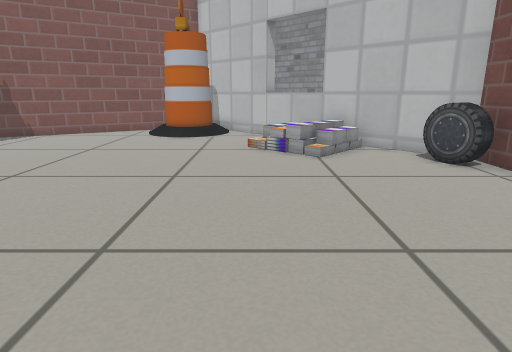
view 1 (above)

16 first-person views from a walk through a robot-simulator world made for Gazebo. The camera is 0.5 m above the floor, tilts 14° down and sees 75° across. Floor lines are 1 m apart. The floor is counted in squares, 0.25 m on a side. Each view is taken from the middle of a square. On the plan, view 1 faces up. The plan holds only what a view shows up to about 18 squares ahead; the rest is blank. The place goes on beyond the plan. Simple patterns stand in for the simulator's built-in surfaces.

view 2
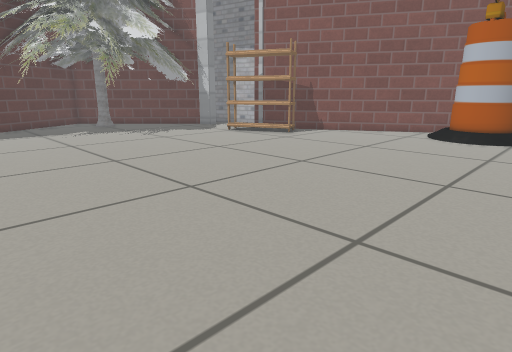

view 3
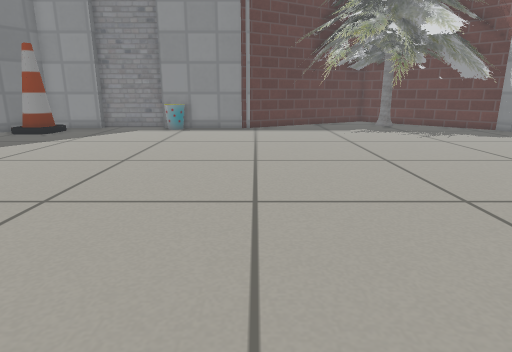

view 4
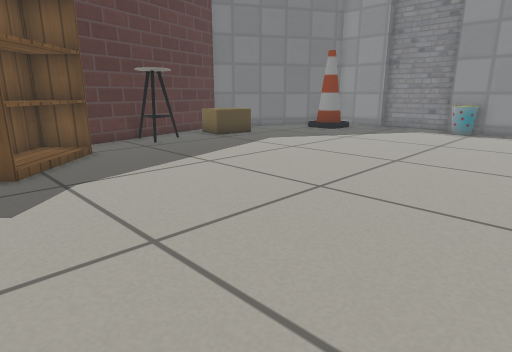

view 5
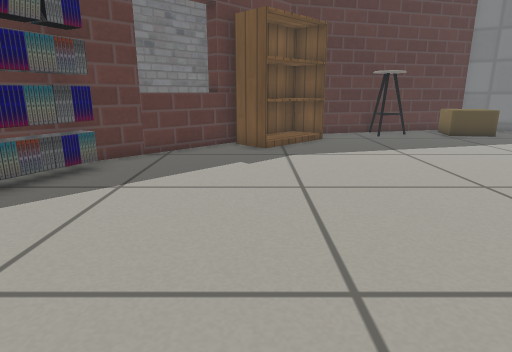

view 6
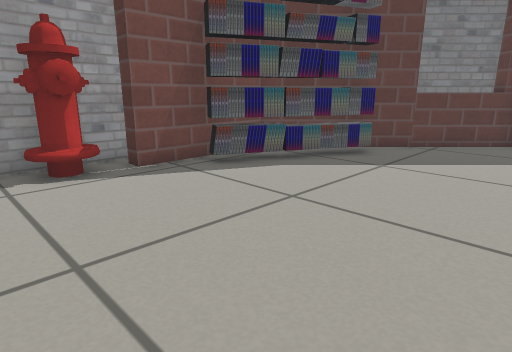

view 7
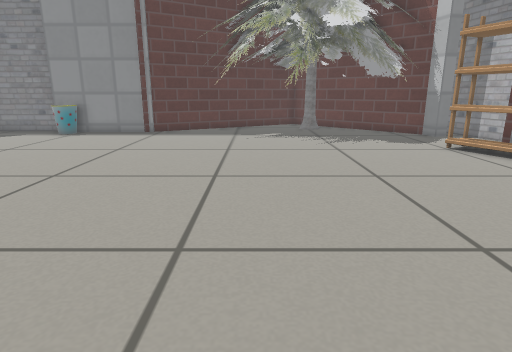

view 8
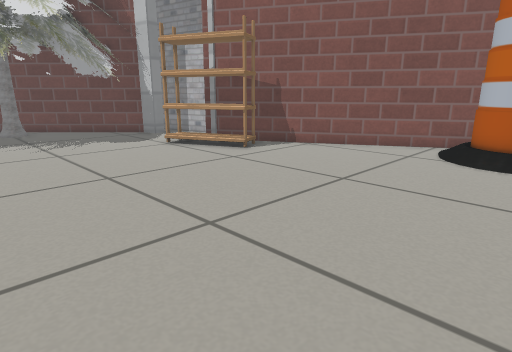

view 9
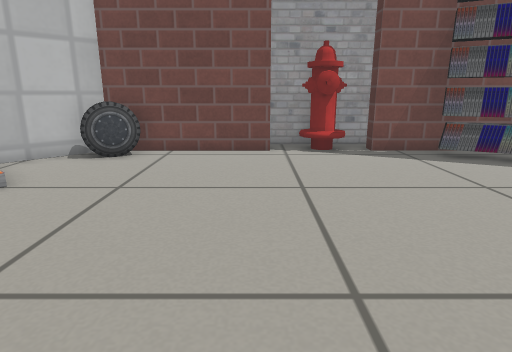

view 10
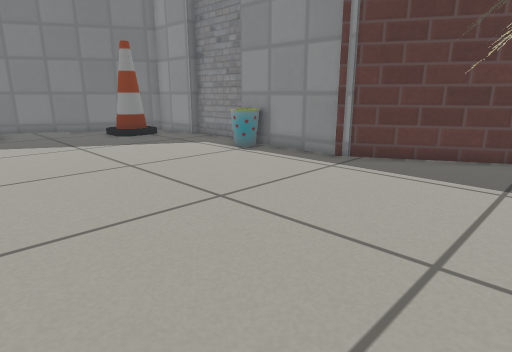

view 11
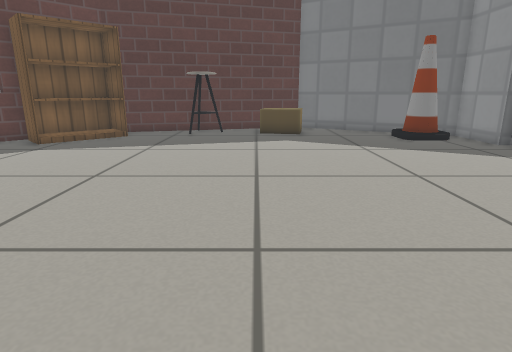

view 12
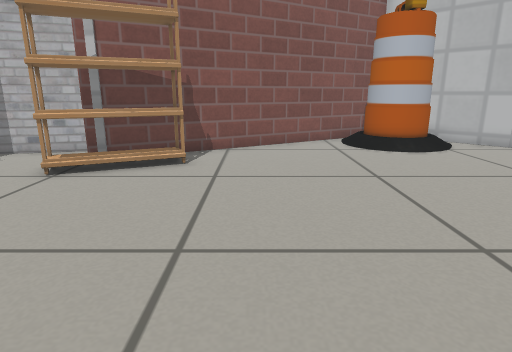

view 13
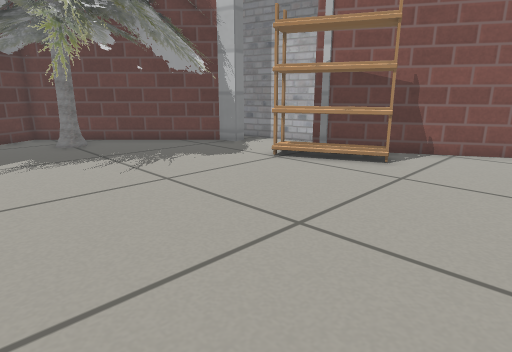

view 14
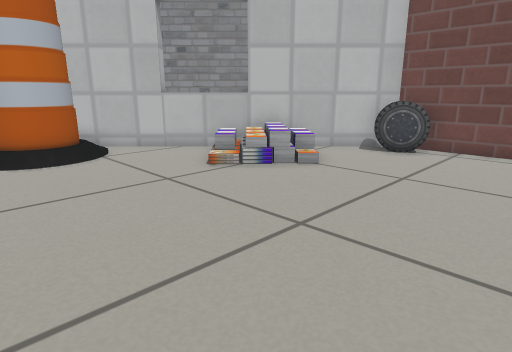

view 15
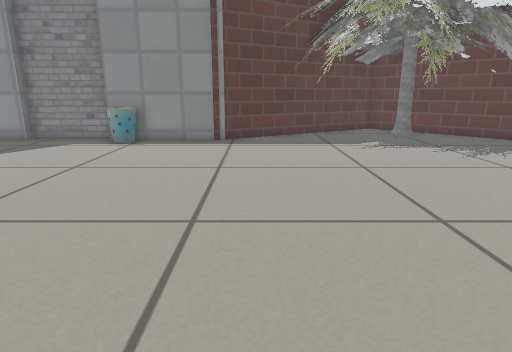

view 16
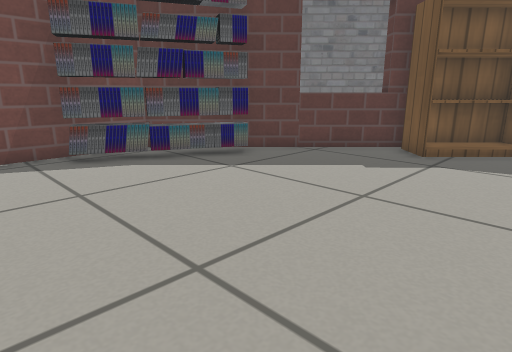

### Floor plan
Key: @ floor where view 1 was taken; # wall or solid block; . main floor; : floor 0.05 m higher than the main floor; + floor 0.2 m higher than the main floor; / step, stairs or slope; D open door; = window, fence, low wall or low ledge; B barrel; K book; C car; R shoe rack; T pine tree; I bin; N cone; S bookshelf; A cardboard box; H chair; F fire hydrant.
Columns run from 22 left of view 1 to 8 right of it. Each row starts with its distance up from view 1.
 20                  ####
 19                 ##B ##
 18               ###BBBB###
 17             ###..BBBB.###
 16       ##  ###.....BB:..###
 15    ####.###.............=##
 14     #DDDDRRR.........../ ##
 13    TT..RRRRR...........   ##
 12   TTT ..RR.............+ /.##
 11  TTTTTT................K//..##
 10 TTTTTTT ...................CC#
  9 T TTTTT ....................C#
  8 TTTTTTT .....................#
  7 TTTTTTT .....................#
  6 TTTTTTT .....................#
  5 TTTTTT ......................##
  4 TTTTT .......................D#
  3 TTT T........................F#
  2  T  .........................F#
  1  #T..........................D#
  0  ##...................@......##
 -1   ##........................K#
 -2   # .......................KK#
 -3   # .......................K.#
 -4   #II.....................KK##
 -5   #II.....................K##
 -6   D......................KK#
 -7   D......................###
 -8   D.....................###
 -9   D .................S.####
-10   # ................SSS###
-11    #NN.............SSS##
-12    #NN............SSS###
-13    ###....AAA.HH...S##
-14      ###..AAA.HH#####
-15        ##..######
-16         ####

Positions as (right, up) in squares from view 1, and headings:
1: (0, 0), facing up
2: (0, 0), facing up-left
3: (0, 0), facing left
4: (0, 0), facing down-left
5: (-1, 3), facing down
6: (-2, 5), facing down-right
7: (-2, 5), facing left
8: (-2, 5), facing up-left
9: (-5, 5), facing right
10: (-10, 5), facing down-left
11: (-10, 4), facing down
12: (-9, 4), facing up
13: (-7, 4), facing up-left
14: (-6, 5), facing up-right
15: (-5, 1), facing left
16: (-5, 2), facing down-right
